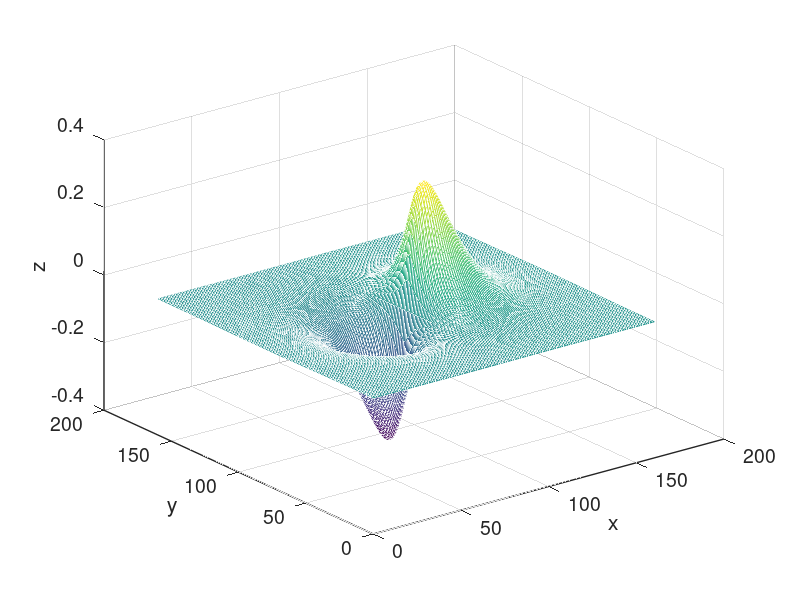
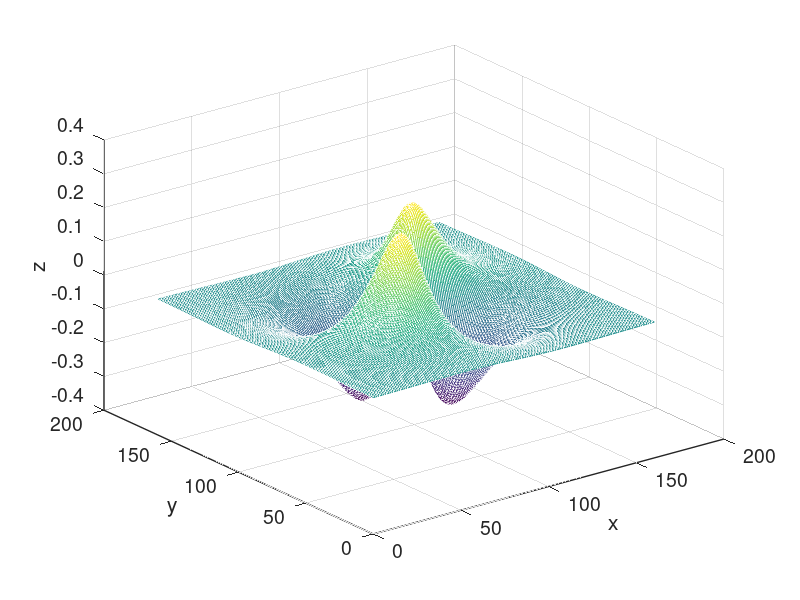
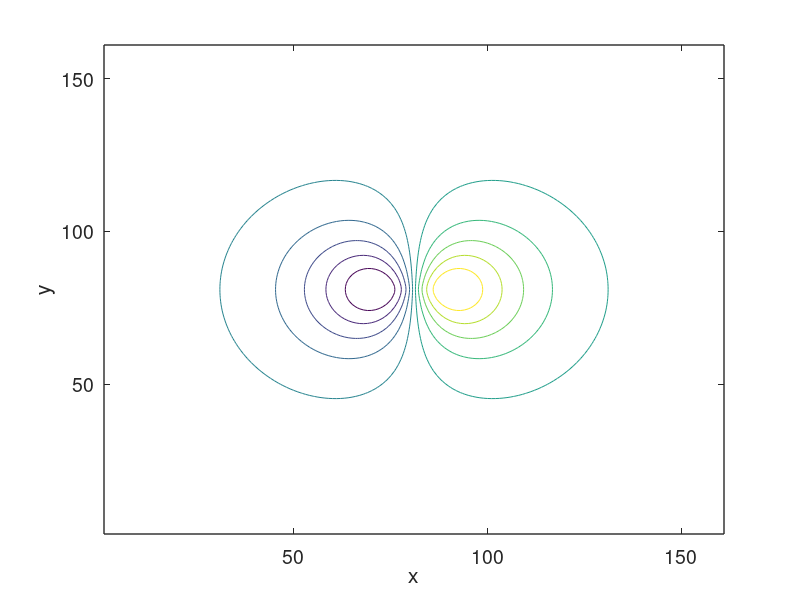
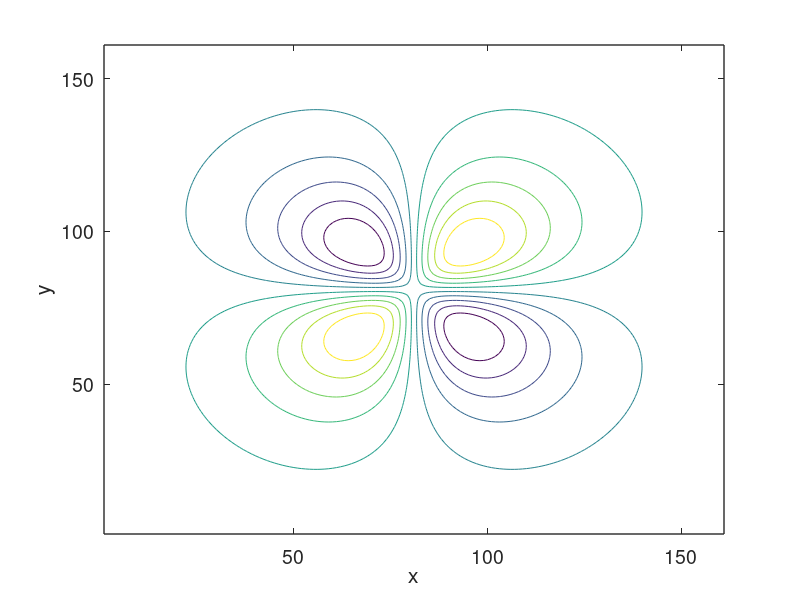

Write the MATLAB code that produced these figures, in order.
[x,y] = meshgrid(-8:0.1:8);
z = x .* exp(-sqrt(x.^2 + y.^2));
mesh(z)

set(gca, 'fontsize', 14, 'linewidth', 1)
xlabel('x')
ylabel('y')
zlabel('z')

print -dpng Figure6.png


figure

z2 = x .* y .* exp(-sqrt(x.^2 + y.^2));
mesh(z2)

set(gca, 'fontsize', 14, 'linewidth', 1)
xlabel('x')
ylabel('y')
zlabel('z')

print -dpng Figure7.png


figure

contour(z)

set(gca, 'fontsize', 14, 'linewidth', 1)
xlabel('x')
ylabel('y')
zlabel('z')

print -dpng Figure8.png


figure

contour(z2)

set(gca, 'fontsize', 14, 'linewidth', 1)
xlabel('x')
ylabel('y')
zlabel('z')

print -dpng Figure9.png


figure

a = (-7:0.1:7);
b = a.^2 .* exp(-sqrt(2.*a.^2));
plot(a,b)

xlim([-7, 7])
set(gca, 'fontsize', 14, 'linewidth', 1)
xlabel('x')
ylabel('y')

print -dpng Figure10.png


figure

plot(a(1:end-1), diff(b)/0.1)

xlim([-7, 7])
set(gca, 'fontsize', 14, 'linewidth', 1)
xlabel('x')
ylabel('y')

print -dpng Figure11.png